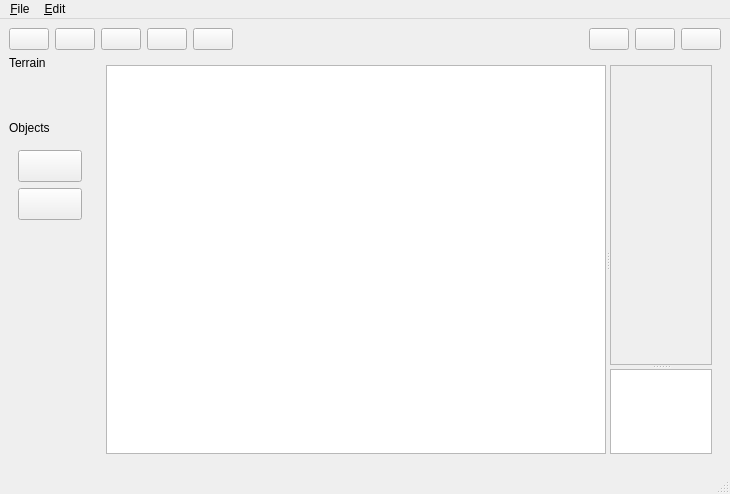
<?xml version="1.0" encoding="UTF-8"?>
<ui version="4.0">
 <class>main_window</class>
 <widget class="QMainWindow" name="main_window">
  <property name="geometry">
   <rect>
    <x>0</x>
    <y>0</y>
    <width>730</width>
    <height>494</height>
   </rect>
  </property>
  <property name="windowTitle">
   <string>MainWindow</string>
  </property>
  <property name="iconSize">
   <size>
    <width>22</width>
    <height>22</height>
   </size>
  </property>
  <widget class="QWidget" name="layout_cw">
   <layout class="QGridLayout" name="gridLayout">
    <item row="0" column="0" colspan="2">
     <layout class="QGridLayout" name="layout_main_grid">
      <item row="1" column="0">
       <layout class="QVBoxLayout" name="layout_asset_builder">
        <item>
         <widget class="QLabel" name="lb_terrain_text">
          <property name="maximumSize">
           <size>
            <width>100</width>
            <height>20</height>
           </size>
          </property>
          <property name="text">
           <string>Terrain</string>
          </property>
         </widget>
        </item>
        <item>
         <widget class="QToolButton" name="tool_btn_terrain">
          <property name="minimumSize">
           <size>
            <width>64</width>
            <height>32</height>
           </size>
          </property>
          <property name="maximumSize">
           <size>
            <width>500</width>
            <height>500</height>
           </size>
          </property>
          <property name="text">
           <string/>
          </property>
          <property name="icon">
           <iconset resource="../resources.qrc">
            <normaloff>:/icons/images/icons/terrain_invert.png</normaloff>:/icons/images/icons/terrain_invert.png</iconset>
          </property>
          <property name="iconSize">
           <size>
            <width>64</width>
            <height>32</height>
           </size>
          </property>
          <property name="popupMode">
           <enum>QToolButton::InstantPopup</enum>
          </property>
          <property name="toolButtonStyle">
           <enum>Qt::ToolButtonIconOnly</enum>
          </property>
          <property name="autoRaise">
           <bool>true</bool>
          </property>
          <property name="arrowType">
           <enum>Qt::NoArrow</enum>
          </property>
         </widget>
        </item>
        <item>
         <widget class="QLabel" name="lb_objects_text">
          <property name="sizePolicy">
           <sizepolicy hsizetype="Preferred" vsizetype="Preferred">
            <horstretch>0</horstretch>
            <verstretch>0</verstretch>
           </sizepolicy>
          </property>
          <property name="maximumSize">
           <size>
            <width>100</width>
            <height>100</height>
           </size>
          </property>
          <property name="text">
           <string>Objects</string>
          </property>
         </widget>
        </item>
        <item>
         <widget class="QScrollArea" name="scr_objects">
          <property name="sizePolicy">
           <sizepolicy hsizetype="Expanding" vsizetype="Expanding">
            <horstretch>0</horstretch>
            <verstretch>1</verstretch>
           </sizepolicy>
          </property>
          <property name="frameShape">
           <enum>QFrame::NoFrame</enum>
          </property>
          <property name="lineWidth">
           <number>0</number>
          </property>
          <property name="verticalScrollBarPolicy">
           <enum>Qt::ScrollBarAsNeeded</enum>
          </property>
          <property name="horizontalScrollBarPolicy">
           <enum>Qt::ScrollBarAlwaysOff</enum>
          </property>
          <property name="widgetResizable">
           <bool>true</bool>
          </property>
          <widget class="QWidget" name="scr_objects_content">
           <property name="geometry">
            <rect>
             <x>0</x>
             <y>0</y>
             <width>82</width>
             <height>302</height>
            </rect>
           </property>
           <layout class="QVBoxLayout" name="verticalLayout">
            <item>
             <widget class="QToolButton" name="toolButton_2">
              <property name="sizePolicy">
               <sizepolicy hsizetype="Minimum" vsizetype="Fixed">
                <horstretch>0</horstretch>
                <verstretch>0</verstretch>
               </sizepolicy>
              </property>
              <property name="minimumSize">
               <size>
                <width>64</width>
                <height>32</height>
               </size>
              </property>
              <property name="maximumSize">
               <size>
                <width>500</width>
                <height>500</height>
               </size>
              </property>
              <property name="text">
               <string/>
              </property>
              <property name="icon">
               <iconset resource="../resources.qrc">
                <normaloff>:/icons/images/icons/land.png</normaloff>:/icons/images/icons/land.png</iconset>
              </property>
              <property name="iconSize">
               <size>
                <width>32</width>
                <height>16</height>
               </size>
              </property>
             </widget>
            </item>
            <item>
             <widget class="QToolButton" name="toolButton_3">
              <property name="sizePolicy">
               <sizepolicy hsizetype="Minimum" vsizetype="Fixed">
                <horstretch>0</horstretch>
                <verstretch>0</verstretch>
               </sizepolicy>
              </property>
              <property name="minimumSize">
               <size>
                <width>64</width>
                <height>32</height>
               </size>
              </property>
              <property name="maximumSize">
               <size>
                <width>500</width>
                <height>500</height>
               </size>
              </property>
              <property name="text">
               <string/>
              </property>
              <property name="icon">
               <iconset resource="../resources.qrc">
                <normaloff>:/icons/images/icons/land.png</normaloff>:/icons/images/icons/land.png</iconset>
              </property>
              <property name="iconSize">
               <size>
                <width>32</width>
                <height>16</height>
               </size>
              </property>
             </widget>
            </item>
            <item>
             <spacer name="verticalSpacer">
              <property name="orientation">
               <enum>Qt::Vertical</enum>
              </property>
              <property name="sizeHint" stdset="0">
               <size>
                <width>20</width>
                <height>40</height>
               </size>
              </property>
             </spacer>
            </item>
           </layout>
          </widget>
         </widget>
        </item>
       </layout>
      </item>
      <item row="0" column="0" colspan="2">
       <layout class="QHBoxLayout" name="layout_action_and_tools">
        <item>
         <widget class="QPushButton" name="btn_undo">
          <property name="sizePolicy">
           <sizepolicy hsizetype="Fixed" vsizetype="Fixed">
            <horstretch>0</horstretch>
            <verstretch>0</verstretch>
           </sizepolicy>
          </property>
          <property name="minimumSize">
           <size>
            <width>20</width>
            <height>20</height>
           </size>
          </property>
          <property name="maximumSize">
           <size>
            <width>50</width>
            <height>50</height>
           </size>
          </property>
          <property name="text">
           <string/>
          </property>
          <property name="icon">
           <iconset resource="../resources.qrc">
            <normaloff>:/icons/images/icons/undo_invert.png</normaloff>:/icons/images/icons/undo_invert.png</iconset>
          </property>
          <property name="iconSize">
           <size>
            <width>32</width>
            <height>16</height>
           </size>
          </property>
         </widget>
        </item>
        <item>
         <widget class="QPushButton" name="btn_redo">
          <property name="minimumSize">
           <size>
            <width>20</width>
            <height>20</height>
           </size>
          </property>
          <property name="maximumSize">
           <size>
            <width>50</width>
            <height>50</height>
           </size>
          </property>
          <property name="text">
           <string/>
          </property>
          <property name="icon">
           <iconset resource="../resources.qrc">
            <normaloff>:/icons/images/icons/redo_invert.png</normaloff>:/icons/images/icons/redo_invert.png</iconset>
          </property>
          <property name="iconSize">
           <size>
            <width>32</width>
            <height>16</height>
           </size>
          </property>
         </widget>
        </item>
        <item>
         <widget class="QPushButton" name="btn_preview">
          <property name="minimumSize">
           <size>
            <width>20</width>
            <height>20</height>
           </size>
          </property>
          <property name="maximumSize">
           <size>
            <width>50</width>
            <height>50</height>
           </size>
          </property>
          <property name="text">
           <string/>
          </property>
          <property name="icon">
           <iconset resource="../resources.qrc">
            <normaloff>:/icons/images/icons/preview_invert.png</normaloff>:/icons/images/icons/preview_invert.png</iconset>
          </property>
          <property name="iconSize">
           <size>
            <width>32</width>
            <height>16</height>
           </size>
          </property>
         </widget>
        </item>
        <item>
         <widget class="QPushButton" name="btn_zoom_in">
          <property name="minimumSize">
           <size>
            <width>20</width>
            <height>20</height>
           </size>
          </property>
          <property name="maximumSize">
           <size>
            <width>50</width>
            <height>50</height>
           </size>
          </property>
          <property name="text">
           <string/>
          </property>
          <property name="icon">
           <iconset resource="../resources.qrc">
            <normaloff>:/icons/images/icons/zoom_in_invert.png</normaloff>:/icons/images/icons/zoom_in_invert.png</iconset>
          </property>
          <property name="iconSize">
           <size>
            <width>32</width>
            <height>16</height>
           </size>
          </property>
         </widget>
        </item>
        <item>
         <widget class="QPushButton" name="btn_zoom_out">
          <property name="minimumSize">
           <size>
            <width>20</width>
            <height>20</height>
           </size>
          </property>
          <property name="maximumSize">
           <size>
            <width>50</width>
            <height>50</height>
           </size>
          </property>
          <property name="text">
           <string/>
          </property>
          <property name="icon">
           <iconset resource="../resources.qrc">
            <normaloff>:/icons/images/icons/zoom_out_invert.png</normaloff>:/icons/images/icons/zoom_out_invert.png</iconset>
          </property>
          <property name="iconSize">
           <size>
            <width>32</width>
            <height>16</height>
           </size>
          </property>
         </widget>
        </item>
        <item>
         <spacer name="horizontal_spacer">
          <property name="orientation">
           <enum>Qt::Horizontal</enum>
          </property>
          <property name="sizeHint" stdset="0">
           <size>
            <width>40</width>
            <height>20</height>
           </size>
          </property>
         </spacer>
        </item>
        <item>
         <widget class="QPushButton" name="btn_rotate_left">
          <property name="minimumSize">
           <size>
            <width>20</width>
            <height>20</height>
           </size>
          </property>
          <property name="maximumSize">
           <size>
            <width>50</width>
            <height>50</height>
           </size>
          </property>
          <property name="text">
           <string/>
          </property>
          <property name="icon">
           <iconset resource="../resources.qrc">
            <normaloff>:/icons/images/icons/rotate_left_invert.png</normaloff>:/icons/images/icons/rotate_left_invert.png</iconset>
          </property>
          <property name="iconSize">
           <size>
            <width>32</width>
            <height>16</height>
           </size>
          </property>
         </widget>
        </item>
        <item>
         <widget class="QPushButton" name="btn_rotate_right">
          <property name="minimumSize">
           <size>
            <width>20</width>
            <height>20</height>
           </size>
          </property>
          <property name="maximumSize">
           <size>
            <width>50</width>
            <height>50</height>
           </size>
          </property>
          <property name="text">
           <string/>
          </property>
          <property name="icon">
           <iconset resource="../resources.qrc">
            <normaloff>:/icons/images/icons/rotate_right_invert.png</normaloff>:/icons/images/icons/rotate_right_invert.png</iconset>
          </property>
          <property name="iconSize">
           <size>
            <width>32</width>
            <height>16</height>
           </size>
          </property>
         </widget>
        </item>
        <item>
         <widget class="QPushButton" name="btn_select_mode">
          <property name="minimumSize">
           <size>
            <width>20</width>
            <height>20</height>
           </size>
          </property>
          <property name="maximumSize">
           <size>
            <width>50</width>
            <height>50</height>
           </size>
          </property>
          <property name="text">
           <string/>
          </property>
          <property name="icon">
           <iconset resource="../resources.qrc">
            <normaloff>:/icons/images/icons/select_arrow_invert.png</normaloff>:/icons/images/icons/select_arrow_invert.png</iconset>
          </property>
          <property name="iconSize">
           <size>
            <width>32</width>
            <height>16</height>
           </size>
          </property>
         </widget>
        </item>
       </layout>
      </item>
      <item row="1" column="1">
       <widget class="QWidget" name="widget_grid_config_minimap" native="true">
        <property name="sizePolicy">
         <sizepolicy hsizetype="Preferred" vsizetype="Preferred">
          <horstretch>2</horstretch>
          <verstretch>0</verstretch>
         </sizepolicy>
        </property>
        <property name="maximumSize">
         <size>
          <width>5000</width>
          <height>5000</height>
         </size>
        </property>
        <layout class="QHBoxLayout" name="horizontalLayout_2">
         <item>
          <widget class="QSplitter" name="splitter_grid_config">
           <property name="orientation">
            <enum>Qt::Horizontal</enum>
           </property>
           <widget class="QGraphicsView" name="graphics_view_grid">
            <property name="sizePolicy">
             <sizepolicy hsizetype="Expanding" vsizetype="Expanding">
              <horstretch>0</horstretch>
              <verstretch>0</verstretch>
             </sizepolicy>
            </property>
            <property name="minimumSize">
             <size>
              <width>500</width>
              <height>300</height>
             </size>
            </property>
            <property name="maximumSize">
             <size>
              <width>5000</width>
              <height>5000</height>
             </size>
            </property>
           </widget>
           <widget class="QSplitter" name="splitter_config_minimap">
            <property name="orientation">
             <enum>Qt::Vertical</enum>
            </property>
            <widget class="QScrollArea" name="scr_config_options">
             <property name="sizePolicy">
              <sizepolicy hsizetype="Expanding" vsizetype="Expanding">
               <horstretch>0</horstretch>
               <verstretch>0</verstretch>
              </sizepolicy>
             </property>
             <property name="minimumSize">
              <size>
               <width>0</width>
               <height>300</height>
              </size>
             </property>
             <property name="maximumSize">
              <size>
               <width>300</width>
               <height>800</height>
              </size>
             </property>
             <property name="widgetResizable">
              <bool>true</bool>
             </property>
             <widget class="QWidget" name="scrollAreaWidgetContents_2">
              <property name="geometry">
               <rect>
                <x>0</x>
                <y>0</y>
                <width>96</width>
                <height>298</height>
               </rect>
              </property>
             </widget>
            </widget>
            <widget class="QGraphicsView" name="graphics_view_minimap">
             <property name="sizePolicy">
              <sizepolicy hsizetype="Expanding" vsizetype="Expanding">
               <horstretch>0</horstretch>
               <verstretch>0</verstretch>
              </sizepolicy>
             </property>
             <property name="minimumSize">
              <size>
               <width>0</width>
               <height>0</height>
              </size>
             </property>
             <property name="maximumSize">
              <size>
               <width>300</width>
               <height>300</height>
              </size>
             </property>
            </widget>
           </widget>
          </widget>
         </item>
        </layout>
       </widget>
      </item>
     </layout>
    </item>
   </layout>
  </widget>
  <widget class="QMenuBar" name="menu_bar">
   <property name="geometry">
    <rect>
     <x>0</x>
     <y>0</y>
     <width>730</width>
     <height>23</height>
    </rect>
   </property>
   <widget class="QMenu" name="menu_file">
    <property name="title">
     <string>&amp;File</string>
    </property>
   </widget>
   <widget class="QMenu" name="menu_edit">
    <property name="title">
     <string>&amp;Edit</string>
    </property>
   </widget>
   <addaction name="menu_file"/>
   <addaction name="menu_edit"/>
  </widget>
  <widget class="QStatusBar" name="status_bar">
   <property name="font">
    <font>
     <family>MedievalSharp</family>
    </font>
   </property>
  </widget>
 </widget>
 <resources>
  <include location="../resources.qrc"/>
 </resources>
 <connections/>
</ui>
